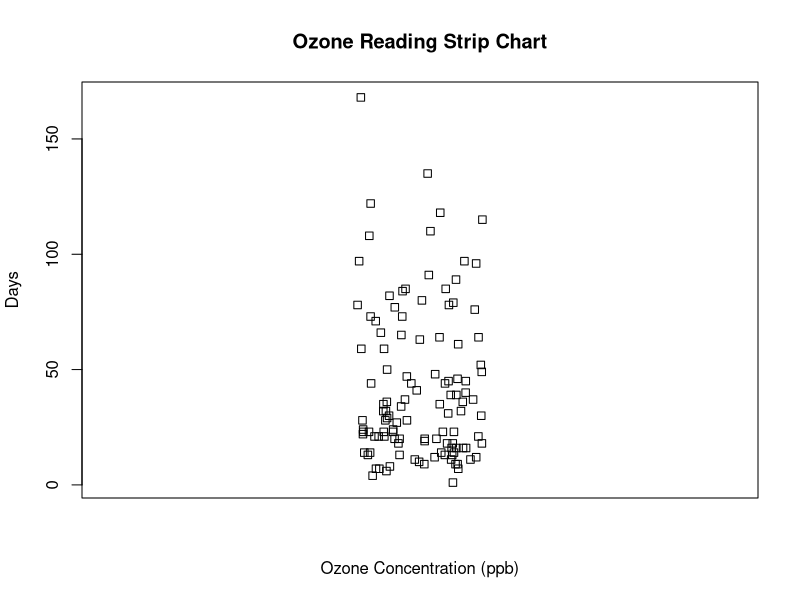

Recreate this plot in R.
data(airquality)

stripchart(airquality$Ozone, method = "jitter", vertical = TRUE,
           main = "Ozone Reading Strip Chart",
           xlab = "Ozone Concentration (ppb)",
           ylab = "Days")